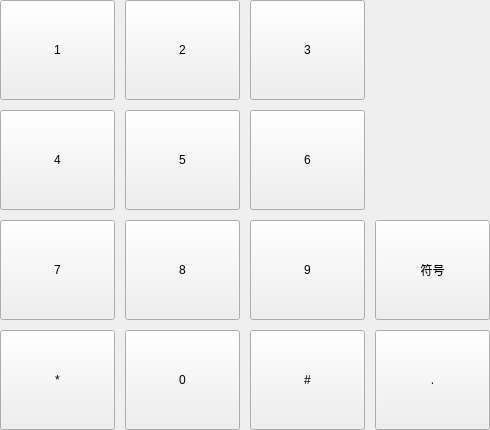
       <widget class="QWidget" name="num">
        <layout class="QGridLayout" name="gridLayout">
         <property name="leftMargin">
          <number>0</number>
         </property>
         <property name="topMargin">
          <number>0</number>
         </property>
         <property name="rightMargin">
          <number>0</number>
         </property>
         <property name="bottomMargin">
          <number>0</number>
         </property>
         <property name="spacing">
          <number>10</number>
         </property>
         <item row="1" column="1">
          <widget class="QPushButton" name="panelButton_5">
           <property name="sizePolicy">
            <sizepolicy hsizetype="Minimum" vsizetype="Minimum">
             <horstretch>0</horstretch>
             <verstretch>0</verstretch>
            </sizepolicy>
           </property>
           <property name="minimumSize">
            <size>
             <width>115</width>
             <height>100</height>
            </size>
           </property>
           <property name="maximumSize">
            <size>
             <width>100</width>
             <height>100</height>
            </size>
           </property>
           <property name="focusPolicy">
            <enum>Qt::NoFocus</enum>
           </property>
           <property name="text">
            <string>5</string>
           </property>
           <property name="buttonValue" stdset="0">
            <char>
             <unicode>49</unicode>
            </char>
           </property>
           <property name="keyCode" stdset="0">
            <UInt>53</UInt>
           </property>
          </widget>
         </item>
         <item row="6" column="1">
          <widget class="QPushButton" name="panelButton_0">
           <property name="sizePolicy">
            <sizepolicy hsizetype="Minimum" vsizetype="Minimum">
             <horstretch>0</horstretch>
             <verstretch>0</verstretch>
            </sizepolicy>
           </property>
           <property name="minimumSize">
            <size>
             <width>115</width>
             <height>100</height>
            </size>
           </property>
           <property name="maximumSize">
            <size>
             <width>100</width>
             <height>100</height>
            </size>
           </property>
           <property name="focusPolicy">
            <enum>Qt::NoFocus</enum>
           </property>
           <property name="text">
            <string>0</string>
           </property>
           <property name="buttonValue" stdset="0">
            <char>
             <unicode>49</unicode>
            </char>
           </property>
           <property name="keyCode" stdset="0">
            <UInt>48</UInt>
           </property>
          </widget>
         </item>
         <item row="0" column="0">
          <widget class="QPushButton" name="panelButton_1">
           <property name="sizePolicy">
            <sizepolicy hsizetype="Minimum" vsizetype="Minimum">
             <horstretch>0</horstretch>
             <verstretch>0</verstretch>
            </sizepolicy>
           </property>
           <property name="minimumSize">
            <size>
             <width>115</width>
             <height>100</height>
            </size>
           </property>
           <property name="maximumSize">
            <size>
             <width>100</width>
             <height>100</height>
            </size>
           </property>
           <property name="focusPolicy">
            <enum>Qt::NoFocus</enum>
           </property>
           <property name="text">
            <string>1</string>
           </property>
           <property name="buttonValue" stdset="0">
            <char>
             <unicode>49</unicode>
            </char>
           </property>
           <property name="keyCode" stdset="0">
            <UInt>49</UInt>
           </property>
          </widget>
         </item>
         <item row="4" column="1">
          <widget class="QPushButton" name="panelButton_8">
           <property name="sizePolicy">
            <sizepolicy hsizetype="Minimum" vsizetype="Minimum">
             <horstretch>0</horstretch>
             <verstretch>0</verstretch>
            </sizepolicy>
           </property>
           <property name="minimumSize">
            <size>
             <width>115</width>
             <height>100</height>
            </size>
           </property>
           <property name="maximumSize">
            <size>
             <width>100</width>
             <height>100</height>
            </size>
           </property>
           <property name="focusPolicy">
            <enum>Qt::NoFocus</enum>
           </property>
           <property name="text">
            <string>8</string>
           </property>
           <property name="buttonValue" stdset="0">
            <char>
             <unicode>49</unicode>
            </char>
           </property>
           <property name="keyCode" stdset="0">
            <UInt>56</UInt>
           </property>
          </widget>
         </item>
         <item row="6" column="4">
          <widget class="QPushButton" name="panelButton_point">
           <property name="enabled">
            <bool>true</bool>
           </property>
           <property name="sizePolicy">
            <sizepolicy hsizetype="Minimum" vsizetype="Minimum">
             <horstretch>0</horstretch>
             <verstretch>0</verstretch>
            </sizepolicy>
           </property>
           <property name="minimumSize">
            <size>
             <width>115</width>
             <height>100</height>
            </size>
           </property>
           <property name="maximumSize">
            <size>
             <width>100</width>
             <height>100</height>
            </size>
           </property>
           <property name="focusPolicy">
            <enum>Qt::NoFocus</enum>
           </property>
           <property name="text">
            <string>.</string>
           </property>
           <property name="keyCode" stdset="0">
            <number>46</number>
           </property>
          </widget>
         </item>
         <item row="0" column="1">
          <widget class="QPushButton" name="panelButton_2">
           <property name="sizePolicy">
            <sizepolicy hsizetype="Minimum" vsizetype="Minimum">
             <horstretch>0</horstretch>
             <verstretch>0</verstretch>
            </sizepolicy>
           </property>
           <property name="minimumSize">
            <size>
             <width>115</width>
             <height>100</height>
            </size>
           </property>
           <property name="maximumSize">
            <size>
             <width>100</width>
             <height>100</height>
            </size>
           </property>
           <property name="focusPolicy">
            <enum>Qt::NoFocus</enum>
           </property>
           <property name="text">
            <string>2</string>
           </property>
           <property name="buttonValue" stdset="0">
            <char>
             <unicode>49</unicode>
            </char>
           </property>
           <property name="keyCode" stdset="0">
            <UInt>50</UInt>
           </property>
          </widget>
         </item>
         <item row="4" column="0">
          <widget class="QPushButton" name="panelButton_7">
           <property name="sizePolicy">
            <sizepolicy hsizetype="Minimum" vsizetype="Minimum">
             <horstretch>0</horstretch>
             <verstretch>0</verstretch>
            </sizepolicy>
           </property>
           <property name="minimumSize">
            <size>
             <width>115</width>
             <height>100</height>
            </size>
           </property>
           <property name="maximumSize">
            <size>
             <width>100</width>
             <height>100</height>
            </size>
           </property>
           <property name="focusPolicy">
            <enum>Qt::NoFocus</enum>
           </property>
           <property name="text">
            <string>7</string>
           </property>
           <property name="buttonValue" stdset="0">
            <char>
             <unicode>49</unicode>
            </char>
           </property>
           <property name="keyCode" stdset="0">
            <UInt>55</UInt>
           </property>
          </widget>
         </item>
         <item row="1" column="3">
          <widget class="QPushButton" name="panelButton_6">
           <property name="sizePolicy">
            <sizepolicy hsizetype="Minimum" vsizetype="Minimum">
             <horstretch>0</horstretch>
             <verstretch>0</verstretch>
            </sizepolicy>
           </property>
           <property name="minimumSize">
            <size>
             <width>115</width>
             <height>100</height>
            </size>
           </property>
           <property name="maximumSize">
            <size>
             <width>100</width>
             <height>100</height>
            </size>
           </property>
           <property name="focusPolicy">
            <enum>Qt::NoFocus</enum>
           </property>
           <property name="text">
            <string>6</string>
           </property>
           <property name="buttonValue" stdset="0">
            <char>
             <unicode>49</unicode>
            </char>
           </property>
           <property name="keyCode" stdset="0">
            <UInt>54</UInt>
           </property>
          </widget>
         </item>
         <item row="0" column="3">
          <widget class="QPushButton" name="panelButton_3">
           <property name="sizePolicy">
            <sizepolicy hsizetype="Minimum" vsizetype="Minimum">
             <horstretch>0</horstretch>
             <verstretch>0</verstretch>
            </sizepolicy>
           </property>
           <property name="minimumSize">
            <size>
             <width>115</width>
             <height>100</height>
            </size>
           </property>
           <property name="maximumSize">
            <size>
             <width>100</width>
             <height>100</height>
            </size>
           </property>
           <property name="focusPolicy">
            <enum>Qt::NoFocus</enum>
           </property>
           <property name="text">
            <string>3</string>
           </property>
           <property name="buttonValue" stdset="0">
            <char>
             <unicode>49</unicode>
            </char>
           </property>
           <property name="keyCode" stdset="0">
            <UInt>51</UInt>
           </property>
          </widget>
         </item>
         <item row="4" column="3">
          <widget class="QPushButton" name="panelButton_9">
           <property name="sizePolicy">
            <sizepolicy hsizetype="Minimum" vsizetype="Minimum">
             <horstretch>0</horstretch>
             <verstretch>0</verstretch>
            </sizepolicy>
           </property>
           <property name="minimumSize">
            <size>
             <width>115</width>
             <height>100</height>
            </size>
           </property>
           <property name="maximumSize">
            <size>
             <width>100</width>
             <height>100</height>
            </size>
           </property>
           <property name="focusPolicy">
            <enum>Qt::NoFocus</enum>
           </property>
           <property name="text">
            <string>9</string>
           </property>
           <property name="buttonValue" stdset="0">
            <char>
             <unicode>49</unicode>
            </char>
           </property>
           <property name="keyCode" stdset="0">
            <UInt>57</UInt>
           </property>
          </widget>
         </item>
         <item row="1" column="0">
          <widget class="QPushButton" name="panelButton_4">
           <property name="sizePolicy">
            <sizepolicy hsizetype="Minimum" vsizetype="Minimum">
             <horstretch>0</horstretch>
             <verstretch>0</verstretch>
            </sizepolicy>
           </property>
           <property name="minimumSize">
            <size>
             <width>115</width>
             <height>100</height>
            </size>
           </property>
           <property name="maximumSize">
            <size>
             <width>100</width>
             <height>100</height>
            </size>
           </property>
           <property name="focusPolicy">
            <enum>Qt::NoFocus</enum>
           </property>
           <property name="text">
            <string>4</string>
           </property>
           <property name="buttonValue" stdset="0">
            <char>
             <unicode>49</unicode>
            </char>
           </property>
           <property name="keyCode" stdset="0">
            <UInt>52</UInt>
           </property>
          </widget>
         </item>
         <item row="6" column="0">
          <widget class="QPushButton" name="panelButton_star">
           <property name="sizePolicy">
            <sizepolicy hsizetype="Minimum" vsizetype="Minimum">
             <horstretch>0</horstretch>
             <verstretch>0</verstretch>
            </sizepolicy>
           </property>
           <property name="minimumSize">
            <size>
             <width>115</width>
             <height>100</height>
            </size>
           </property>
           <property name="maximumSize">
            <size>
             <width>100</width>
             <height>100</height>
            </size>
           </property>
           <property name="focusPolicy">
            <enum>Qt::NoFocus</enum>
           </property>
           <property name="text">
            <string>*</string>
           </property>
           <property name="buttonValue" stdset="0">
            <char>
             <unicode>49</unicode>
            </char>
           </property>
           <property name="keyCode" stdset="0">
            <UInt>42</UInt>
           </property>
          </widget>
         </item>
         <item row="6" column="3">
          <widget class="QPushButton" name="panelButton_hash">
           <property name="sizePolicy">
            <sizepolicy hsizetype="Minimum" vsizetype="Minimum">
             <horstretch>0</horstretch>
             <verstretch>0</verstretch>
            </sizepolicy>
           </property>
           <property name="minimumSize">
            <size>
             <width>115</width>
             <height>100</height>
            </size>
           </property>
           <property name="maximumSize">
            <size>
             <width>100</width>
             <height>100</height>
            </size>
           </property>
           <property name="focusPolicy">
            <enum>Qt::NoFocus</enum>
           </property>
           <property name="text">
            <string>#</string>
           </property>
           <property name="buttonValue" stdset="0">
            <char>
             <unicode>49</unicode>
            </char>
           </property>
           <property name="keyCode" stdset="0">
            <UInt>35</UInt>
           </property>
          </widget>
         </item>
         <item row="4" column="4">
          <widget class="QPushButton" name="panelButton_numtomark">
           <property name="enabled">
            <bool>true</bool>
           </property>
           <property name="sizePolicy">
            <sizepolicy hsizetype="Minimum" vsizetype="Minimum">
             <horstretch>0</horstretch>
             <verstretch>0</verstretch>
            </sizepolicy>
           </property>
           <property name="minimumSize">
            <size>
             <width>115</width>
             <height>100</height>
            </size>
           </property>
           <property name="maximumSize">
            <size>
             <width>100</width>
             <height>100</height>
            </size>
           </property>
           <property name="focusPolicy">
            <enum>Qt::NoFocus</enum>
           </property>
           <property name="text">
            <string>符号</string>
           </property>
          </widget>
         </item>
        </layout>
       </widget>
